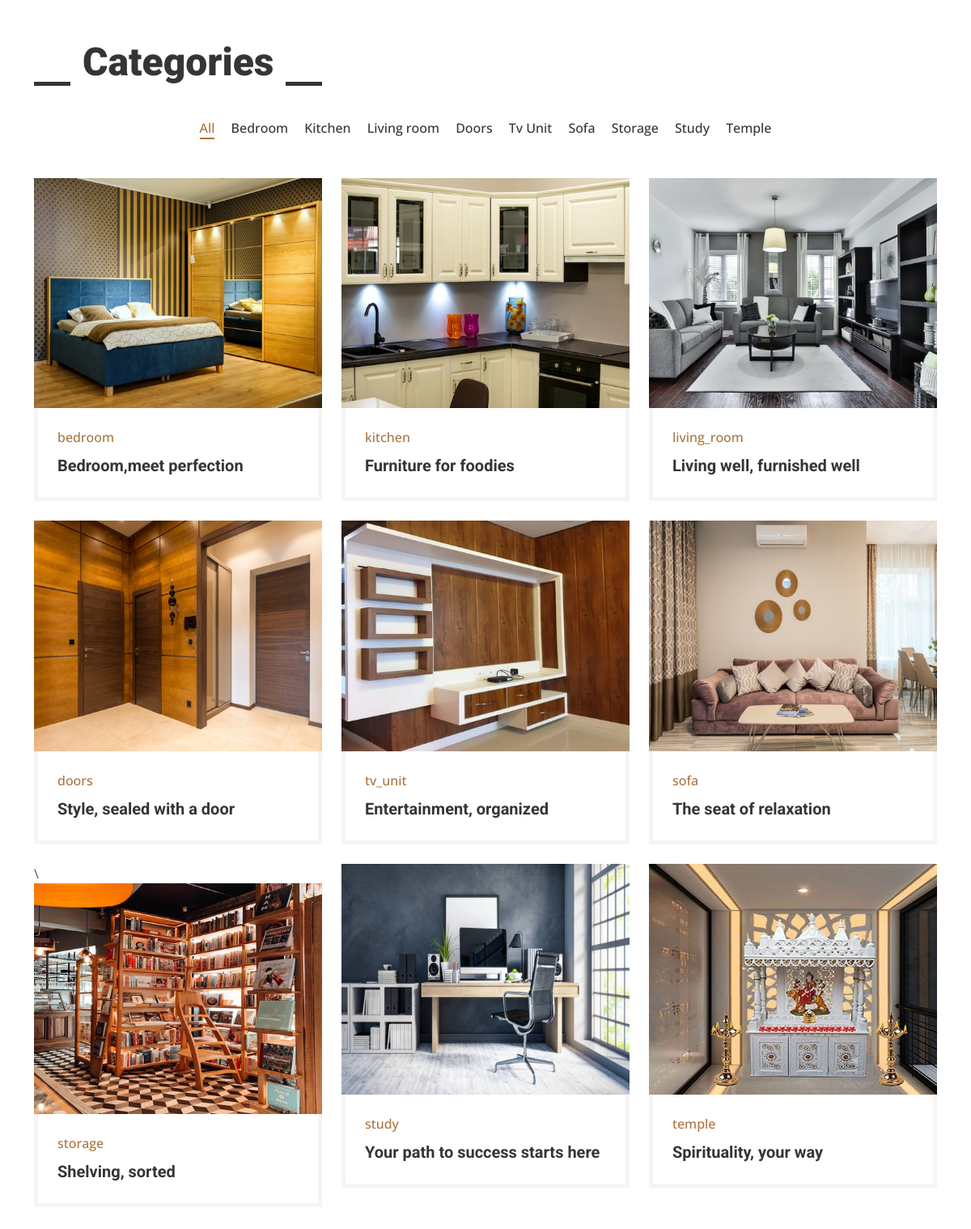
/categories.php, run on the app's committed database.
### tables this page shows
CREATE TABLE `categories` (
  `id` int(11) NOT NULL,
  `image` varchar(255) NOT NULL,
  `quote` varchar(50) NOT NULL,
  `category` varchar(50) NOT NULL
);

### categories.php (the view, shortened to what this page needs)
<?php include 'connect.php';
?>
<!DOCTYPE html>
<html lang="en">
<head>
    <link href="https://cdnjs.cloudflare.com/ajax/libs/font-awesome/5.10.0/css/all.min.css" rel="stylesheet">
    <link href="https://cdn.jsdelivr.net/npm/bootstrap-icons@1.4.1/font/bootstrap-icons.css" rel="stylesheet">
    <link href="lib/animate/animate.min.css" rel="stylesheet">
    <link href="lib/owlcarousel/assets/owl.carousel.min.css" rel="stylesheet">
    <link href="lib/lightbox/css/lightbox.min.css" rel="stylesheet">
    <link href="css/bootstrap.min.css" rel="stylesheet">
    <link href="css/style.css" rel="stylesheet">
</head>
<body>
 <div class="container-xxl py-5">
        <div class="container">
            <div class="section-title text-left">
                <h1 class="display-5 mb-5">Categories</h1>
            </div>
            <div class="row mt-n2 wow fadeInUp" data-wow-delay="0.3s">
                <div class="col-12 text-center">
                    <ul class="list-inline mb-5" id="portfolio-flters">
                        <li class="mx-2 active" data-filter="*">All</li>
                        <li class="mx-2" data-filter=".first">Bedroom</li>
                        <li class="mx-2" data-filter=".second">Kitchen</li>
                        <li class="mx-2" data-filter=".third">Living room</li>
                        <li class="mx-2" data-filter=".fourth">Doors</li>
                        <li class="mx-2" data-filter=".fifth">Tv Unit</li>
                        <li class="mx-2" data-filter=".sixth">Sofa</li>
                        <li class="mx-2" data-filter=".seventh">Storage</li>
                        <li class="mx-2" data-filter=".eighth">Study</li>
                        <li class="mx-2" data-filter=".ninth">Temple</li>
                    </ul>
                </div>
            </div>
            <div class="row g-4 portfolio-container">
                <div class="col-lg-4 col-md-6 portfolio-item first wow fadeInUp" data-wow-delay="0.1s">
                    <?php $s = mysqli_query($con,"select * from categories where id=10");
                                while($row = mysqli_fetch_array($s))
                                {
                    ?>
                    <div class="rounded overflow-hidden">
                        <div class="position-relative overflow-hidden">
                            <img class="img-fluid w-100" src="admin/img/<?php echo $row['image']; ?>" alt="">
                        </div>
                        <div class="border border-5 border-light border-top-0 p-4">
                            <p class="text-primary fw-medium mb-2"><?php echo $row['category'];?></p>
                            <h5 class="lh-base mb-0"><?php echo $row['quote']; ?></a>
                            <?php } ?>
                        </div>
                    </div>
                </div>
                <div class="col-lg-4 col-md-6 portfolio-item second wow fadeInUp" data-wow-delay="0.3s">
                <?php $s = mysqli_query($con,"select * from categories where id=2");
							while($row = mysqli_fetch_array($s))
							{
							?>
                    <div class="rounded overflow-hidden">
                        <div class="position-relative overflow-hidden">
                            <img class="img-fluid w-100" src="admin/img/<?php echo $row['image']; ?>" alt="">
                        </div>
                        <div class="border border-5 border-light border-top-0 p-4">
                            <p class="text-primary fw-medium mb-2"><?php echo $row['category'];?></p>
                            <h5 class="lh-base mb-0"><?php echo $row['quote']; ?></a>
                            <?php } ?>
                        </div>
                    </div>
                </div>
                <div class="col-lg-4 col-md-6 portfolio-item third wow fadeInUp" data-wow-delay="0.5s">
                <?php $s = mysqli_query($con,"select * from categories where id=3");
							while($row = mysqli_fetch_array($s))
							{
							?>
                    <div class="rounded overflow-hidden">
                        <div class="position-relative overflow-hidden">
                            <img class="img-fluid w-100" src="admin/img/<?php echo $row['image']; ?>" alt="">
                        </div>
                        <div class="border border-5 border-light border-top-0 p-4">
                            <p class="text-primary fw-medium mb-2"><?php echo $row['category'];?></p>
                            <h5 class="lh-base mb-0"><?php echo $row['quote']; ?></a>
                            <?php } ?>
                        </div>
                    </div>
                </div>
                <div class="col-lg-4 col-md-6 portfolio-item fourth wow fadeInUp" data-wow-delay="0.1s">
                <?php $s = mysqli_query($con,"select * from categories where id=4");
							while($row = mysqli_fetch_array($s))
							{
							?>
                    <div class="rounded overflow-hidden">
                        <div class="position-relative overflow-hidden">
                            <img class="img-fluid w-100" src="admin/img/<?php echo $row['image']; ?>" alt="">
                        </div>
                        <div class="border border-5 border-light border-top-0 p-4">
                            <p class="text-primary fw-medium mb-2"><?php echo $row['category'];?></p>
                            <h5 class="lh-base mb-0"><?php echo $row['quote']; ?></a>
                            <?php } ?>
                        </div>
                    </div>
                </div>
                <div class="col-lg-4 col-md-6 portfolio-item fifth wow fadeInUp" data-wow-delay="0.3s">
                <?php $s = mysqli_query($con,"select * from categories where id=5");
							while($row = mysqli_fetch_array($s))
							{
							?>
                    <div class="rounded overflow-hidden">
                        <div class="position-relative overflow-hidden">
                            <img class="img-fluid w-100" src="admin/img/<?php echo $row['image']; ?>" alt="">
                        </div>
                        <div class="border border-5 border-light border-top-0 p-4">
                            <p class="text-primary fw-medium mb-2"><?php echo $row['category'];?></p>
                            <h5 class="lh-base mb-0"><?php echo $row['quote']; ?></a>
                            <?php } ?>
                        </div>
                    </div>
                </div>
                <div class="col-lg-4 col-md-6 portfolio-item sixth wow fadeInUp" data-wow-delay="0.5s">
                <?php $s = mysqli_query($con,"select * from categories where id=6");
							while($row = mysqli_fetch_array($s))
							{
							?>
                    <div class="rounded overflow-hidden">
                        <div class="position-relative overflow-hidden">
                            <img class="img-fluid w-100" src="admin/img/<?php echo $row['image']; ?>" alt="">
                        </div>
                        <div class="border border-5 border-light border-top-0 p-4">
                            <p class="text-primary fw-medium mb-2"><?php echo $row['category'];?></p>
                            <h5 class="lh-base mb-0"><?php echo $row['quote']; ?></a>
                            <?php } ?>
                        </div>
                    </div>
                </div>
                <div class="col-lg-4 col-md-6 portfolio-item seventh wow fadeInUp" data-wow-delay="0.1s">\
                <?php $s = mysqli_query($con,"select * from categories where id=7");
							while($row = mysqli_fetch_array($s))
							{
							?>
                    <div class="rounded overflow-hidden">
                        <div class="position-relative overflow-hidden">
                            <img class="img-fluid w-100" src="admin/img/<?php echo $row['image']; ?>" alt="">
                        </div>
                        <div class="border border-5 border-light border-top-0 p-4">
                            <p class="text-primary fw-medium mb-2"><?php echo $row['category'];?></p>
                            <h5 class="lh-base mb-0"><?php echo $row['quote']; ?></a>
                            <?php } ?>
                        </div>
                    </div>
                </div>
                <div class="col-lg-4 col-md-6 portfolio-item eighth wow fadeInUp" data-wow-delay="0.1s">
                <?php $s = mysqli_query($con,"select * from categories where id=8");
							while($row = mysqli_fetch_array($s))
							{
							?>
                    <div class="rounded overflow-hidden">
                        <div class="position-relative overflow-hidden">
                            <img class="img-fluid w-100" src="admin/img/<?php echo $row['image']; ?>" alt="">
                        </div>
                        <div class="border border-5 border-light border-top-0 p-4">
                            <p class="text-primary fw-medium mb-2"><?php echo $row['category'];?></p>
                            <h5 class="lh-base mb-0"><?php echo $row['quote']; ?></a>
                            <?php } ?>
                        </div>
                    </div>
                </div>
                <div class="col-lg-4 col-md-6 portfolio-item ninth wow fadeInUp" data-wow-delay="0.1s">
                <?php $s = mysqli_query($con,"select * from categories where id=9");
							while($row = mysqli_fetch_array($s))
							{
							?>
                    <div class="rounded overflow-hidden">
                        <div class="position-relative overflow-hidden">
                            <img class="img-fluid w-100" src="admin/img/<?php echo $row['image']; ?>" alt="">
                        </div>
                        <div class="border border-5 border-light border-top-0 p-4">
                            <p class="text-primary fw-medium mb-2"><?php echo $row['category'];?></p>
                            <h5 class="lh-base mb-0"><?php echo $row['quote']; ?></a>
                            <?php } ?>
                        </div>
                    </div>
                </div>
            </div>
        </div>
    </div>
</body>
</html>

### css/style.css (style rules this page uses)
:root { --primary: #AB7442; --light: #F5F5F5; --dark: #353535; }
.fw-medium { font-weight: 500 !important; }
.section-title h1 { position: relative; display: inline-block; padding: 0 60px; }
.section-title h1::before, .section-title h1::after { position: absolute; content: ""; width: 45px; height: 5px; bottom: 0; background: var(--dark); }
.section-title h1::before { left: 0; }
.section-title h1::after { right: 0; }
#portfolio-flters li { display: inline-block; font-weight: 500; color: var(--dark); cursor: pointer; transition: .5s; border-bottom: 2px solid transparent; }
#portfolio-flters li:hover, #portfolio-flters li.active { color: var(--primary); border-color: var(--primary); }
.portfolio-item img { transition: .5s; }

### data on the page
categories: image (picture), category "bedroom", quote "Bedroom,meet perfection"
categories: image (picture), category "kitchen", quote "Furniture for foodies"
categories: image (picture), category "living_room", quote "Living well, furnished well"
categories: image (picture), category "doors", quote "Style, sealed with a door"
categories: image (picture), category "tv_unit", quote "Entertainment, organized"
categories: image (picture), category "sofa", quote "The seat of relaxation"
categories: image (picture), category "storage", quote "Shelving, sorted"
categories: image (picture), category "study", quote "Your path to success starts here"
categories: image (picture), category "temple", quote "Spirituality, your way"
